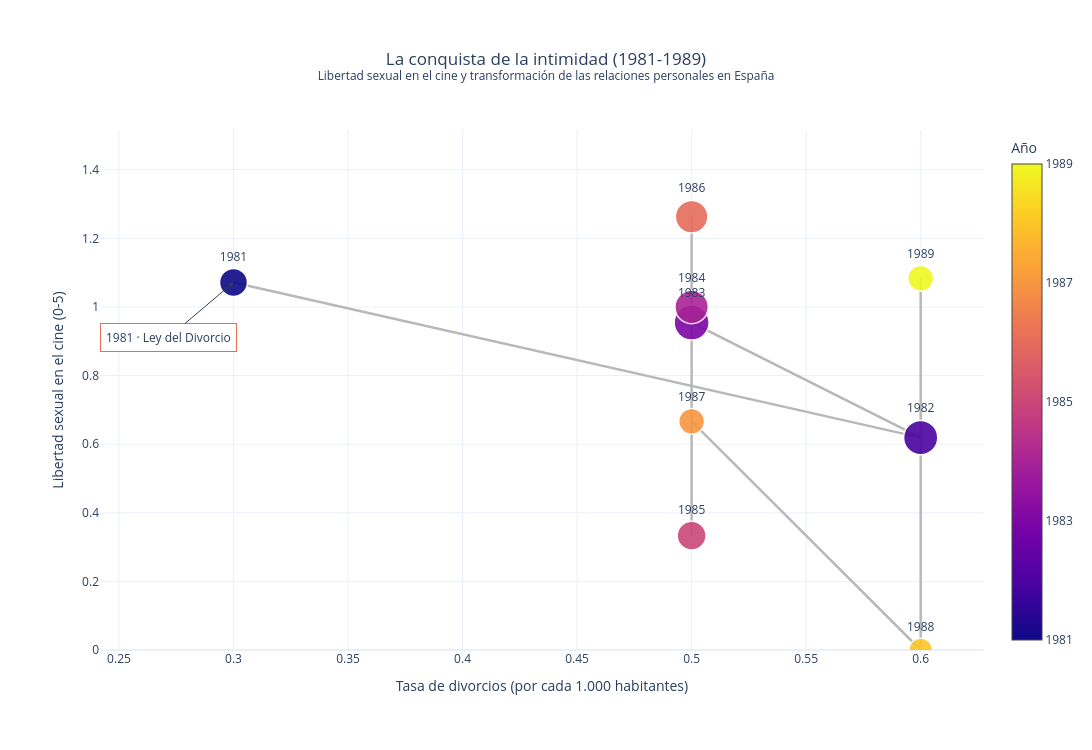

Write notebook code for a chart like this one.
### Code cell
df_libertad = df_divorcios_esp.merge(df_cine_anual[["year", "sexual_freedom_score", "num_peliculas"]], on="year", how="inner")

df_libertad = (
    df_libertad[
        df_libertad["year"].between(1981, 1989)
    ]
    .dropna(
        subset=[
            "divorce_rate_per_1000",
            "sexual_freedom_score"
        ]
    )
    .sort_values("year")
)

fig = go.Figure()

fig.add_trace(
    go.Scatter(
        x=df_libertad["divorce_rate_per_1000"],
        y=df_libertad["sexual_freedom_score"],
        mode="lines",
        line=dict(color="#B8B8B8",width=2.5),
        name="Evolución temporal",
        hoverinfo="skip"
    )
)

fig.add_trace(
    go.Scatter(
        x=df_libertad["divorce_rate_per_1000"],
        y=df_libertad["sexual_freedom_score"],
        mode="markers+text",
        text=df_libertad["year"],
        textposition="top center",
        name="Años",
        marker=dict(
            size=df_libertad["num_peliculas"],
            sizemode="area",
            sizeref=(2.0 * df_libertad["num_peliculas"].max() / (35**2)),
            sizemin=9,
            color=df_libertad["year"],
            colorscale="Plasma",
            cmin=1981,
            cmax=1989,
            opacity=0.9,
            line=dict(color="white", width=1.5),
            colorbar=dict(title="Año",tickvals=[1981, 1983, 1985, 1987, 1989])
        ),
        customdata=df_libertad[["year", "num_peliculas"]],
        hovertemplate=(
            "<b>Año %{customdata[0]}</b><br>"
            "Tasa de divorcios: %{x:.2f} por 1.000 habitantes<br>"
            "Libertad sexual en el cine: %{y:.2f}/5<br>"
            "Películas analizadas: %{customdata[1]}"
            "<extra></extra>"
        )
    )
)

punto_1981 = df_libertad[df_libertad["year"] == 1981]

if not punto_1981.empty:
    fig.add_annotation(
        x=punto_1981["divorce_rate_per_1000"].iloc[0],
        y=punto_1981["sexual_freedom_score"].iloc[0],
        text="1981 · Ley del Divorcio",
        showarrow=True,
        arrowhead=2,
        ax=-65,
        ay=55,
        bgcolor="white",
        bordercolor="#E76F51",
        borderpad=5
    )

fig.update_layout(
    title=dict(
        text=(
            "La conquista de la intimidad (1981-1989)"
            "<br><sup>Libertad sexual en el cine y transformación "
            "de las relaciones personales en España</sup>"
        ),
        x=0.5
    ),
    xaxis=dict(title="Tasa de divorcios (por cada 1.000 habitantes)", zeroline=False),
    yaxis=dict(
        title="Libertad sexual en el cine (0-5)",
        range=[0, max(1.5, df_libertad["sexual_freedom_score"].max() * 1.2)]
    ),
    template="plotly_white",
    height=750,
    width=1100,
    hovermode="closest",
    showlegend=False,
    margin=dict(t=130, b=100, l=100, r=100)
)

fig.show()

### Figure 1 — Plotly figure (JSON) as saved in the notebook; plotly's stock layout.template omitted (floating-point values rounded to 4 significant figures)
{"data": [{"hoverinfo": "skip", "line": {"color": "#B8B8B8", "width": 2.5}, "mode": "lines", "name": "Evolución temporal", "type": "scatter", "x": [0.3, 0.6, 0.5, 0.5, 0.5, 0.5, 0.5, 0.6, 0.6], "y": [1.071, 0.619, 0.9545, 1.0, 0.3333, 1.263, 0.6667, 0.0, 1.083]}, {"customdata": [[1981, 14], [1982, 21], [1983, 22], [1984, 20], [1985, 15], [1986, 19], [1987, 12], [1988, 10], [1989, 12]], "hovertemplate": "<b>Año %{customdata[0]}</b><br>Tasa de divorcios: %{x:.2f} por 1.000 habitantes<br>Libertad sexual en el cine: %{y:.2f}/5<br>Películas analizadas: %{customdata[1]}<extra></extra>", "marker": {"cmax": 1989, "cmin": 1981, "color": [1981, 1982, 1983, 1984, 1985, 1986, 1987, 1988, 1989], "colorbar": {"tickvals": [1981, 1983, 1985, 1987, 1989], "title": {"text": "Año"}}, "colorscale": [[0, "#0d0887"], [0.1111, "#46039f"], [0.2222, "#7201a8"], [0.3333, "#9c179e"], [0.4444, "#bd3786"], [0.5556, "#d8576b"], [0.6667, "#ed7953"], [0.7778, "#fb9f3a"], [0.8889, "#fdca26"], [1, "#f0f921"]], "line": {"color": "white", "width": 1.5}, "opacity": 0.9, "size": [14, 21, 22, 20, 15, 19, 12, 10, 12], "sizemin": 9, "sizemode": "area", "sizeref": 0.03592}, "mode": "markers+text", "name": "Años", "text": [1981.0, 1982.0, 1983.0, 1984.0, 1985.0, 1986.0, 1987.0, 1988.0, 1989.0], "textposition": "top center", "type": "scatter", "x": [0.3, 0.6, 0.5, 0.5, 0.5, 0.5, 0.5, 0.6, 0.6], "y": [1.071, 0.619, 0.9545, 1.0, 0.3333, 1.263, 0.6667, 0.0, 1.083]}], "layout": {"annotations": [{"arrowhead": 2, "ax": -65, "ay": 55, "bgcolor": "white", "bordercolor": "#E76F51", "borderpad": 5, "showarrow": true, "text": "1981 · Ley del Divorcio", "x": 0.3, "y": 1.071}], "height": 750, "hovermode": "closest", "margin": {"b": 100, "l": 100, "r": 100, "t": 130}, "showlegend": false, "title": {"text": "La conquista de la intimidad (1981-1989)<br><sup>Libertad sexual en el cine y transformación de las relaciones personales en España</sup>", "x": 0.5}, "width": 1100, "xaxis": {"title": {"text": "Tasa de divorcios (por cada 1.000 habitantes)"}, "zeroline": false}, "yaxis": {"range": [0, 1.516], "title": {"text": "Libertad sexual en el cine (0-5)"}}}}
